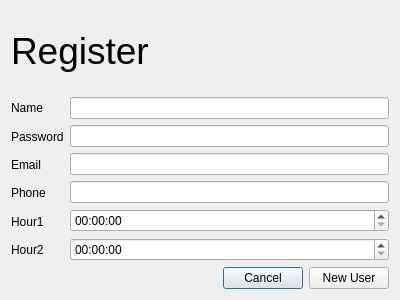
<?xml version="1.0" encoding="UTF-8"?>
<ui version="4.0">
 <class>Registration</class>
 <widget class="QDialog" name="Registration">
  <property name="geometry">
   <rect>
    <x>0</x>
    <y>0</y>
    <width>400</width>
    <height>300</height>
   </rect>
  </property>
  <property name="windowTitle">
   <string>Registration</string>
  </property>
  <layout class="QVBoxLayout" name="verticalLayout_3">
   <item>
    <layout class="QHBoxLayout" name="horizontalLayout_3">
     <item>
      <widget class="QLabel" name="label_2">
       <property name="font">
        <font>
         <pointsize>28</pointsize>
        </font>
       </property>
       <property name="text">
        <string>Register</string>
       </property>
      </widget>
     </item>
     <item>
      <spacer name="horizontalSpacer_2">
       <property name="orientation">
        <enum>Qt::Horizontal</enum>
       </property>
       <property name="sizeHint" stdset="0">
        <size>
         <width>40</width>
         <height>20</height>
        </size>
       </property>
      </spacer>
     </item>
    </layout>
   </item>
   <item>
    <layout class="QHBoxLayout" name="horizontalLayout">
     <item>
      <layout class="QVBoxLayout" name="verticalLayout_2">
       <item>
        <widget class="QLabel" name="label">
         <property name="text">
          <string>Name</string>
         </property>
        </widget>
       </item>
       <item>
        <widget class="QLabel" name="label_3">
         <property name="text">
          <string>Password</string>
         </property>
        </widget>
       </item>
       <item>
        <widget class="QLabel" name="label_4">
         <property name="text">
          <string>Email</string>
         </property>
        </widget>
       </item>
       <item>
        <widget class="QLabel" name="label_5">
         <property name="text">
          <string>Phone</string>
         </property>
        </widget>
       </item>
       <item>
        <widget class="QLabel" name="label_6">
         <property name="text">
          <string>Hour1</string>
         </property>
        </widget>
       </item>
       <item>
        <widget class="QLabel" name="label_7">
         <property name="text">
          <string>Hour2</string>
         </property>
        </widget>
       </item>
      </layout>
     </item>
     <item>
      <layout class="QVBoxLayout" name="verticalLayout">
       <item>
        <widget class="QLineEdit" name="lineEdit_2"/>
       </item>
       <item>
        <widget class="QLineEdit" name="lineEdit_3"/>
       </item>
       <item>
        <widget class="QLineEdit" name="lineEdit_4"/>
       </item>
       <item>
        <widget class="QLineEdit" name="lineEdit_5"/>
       </item>
       <item>
        <widget class="QTimeEdit" name="timeEdit_2"/>
       </item>
       <item>
        <widget class="QTimeEdit" name="timeEdit"/>
       </item>
      </layout>
     </item>
    </layout>
   </item>
   <item>
    <layout class="QHBoxLayout" name="horizontalLayout_4">
     <item>
      <spacer name="horizontalSpacer">
       <property name="orientation">
        <enum>Qt::Horizontal</enum>
       </property>
       <property name="sizeHint" stdset="0">
        <size>
         <width>40</width>
         <height>20</height>
        </size>
       </property>
      </spacer>
     </item>
     <item>
      <layout class="QHBoxLayout" name="horizontalLayout_2">
       <item>
        <widget class="QPushButton" name="pushButton">
         <property name="text">
          <string>Cancel</string>
         </property>
        </widget>
       </item>
       <item>
        <widget class="QPushButton" name="pushButton_2">
         <property name="text">
          <string>New User</string>
         </property>
        </widget>
       </item>
      </layout>
     </item>
    </layout>
   </item>
  </layout>
 </widget>
 <resources/>
 <connections>
  <connection>
   <sender>pushButton</sender>
   <signal>clicked()</signal>
   <receiver>Registration</receiver>
   <slot>reject()</slot>
   <hints>
    <hint type="sourcelabel">
     <x>261</x>
     <y>268</y>
    </hint>
    <hint type="destinationlabel">
     <x>181</x>
     <y>244</y>
    </hint>
   </hints>
  </connection>
 </connections>
</ui>
